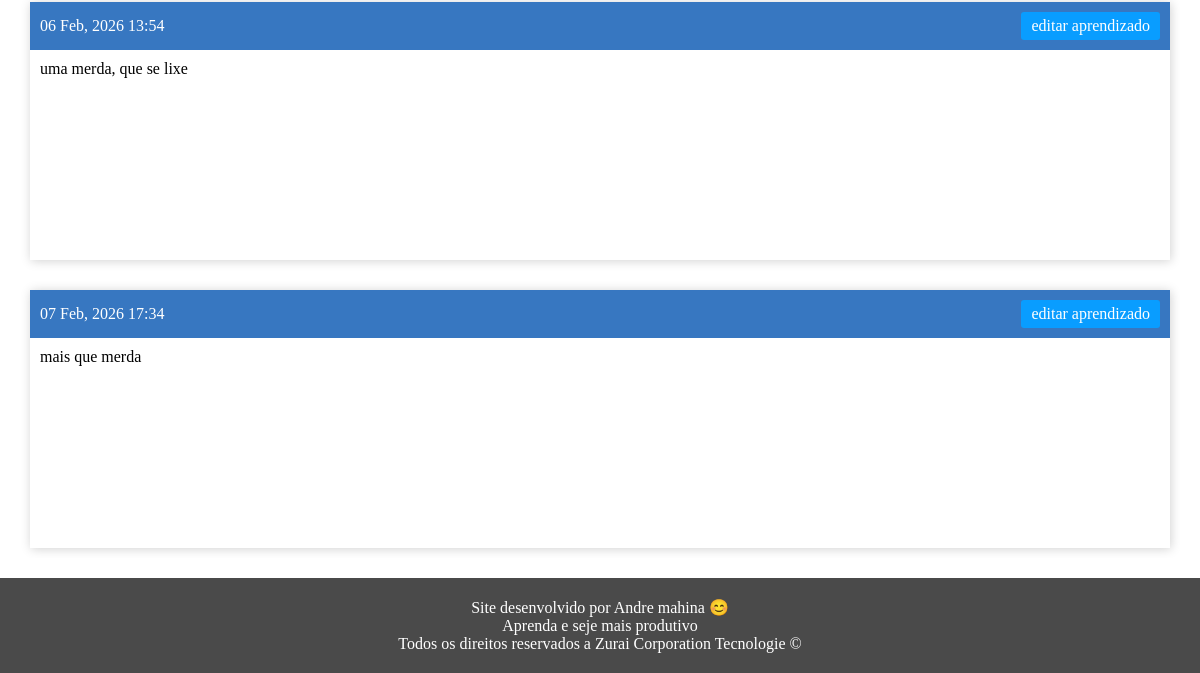
/assunto/1/ (signed in, lower part), run on an earlier commit of the app's database.
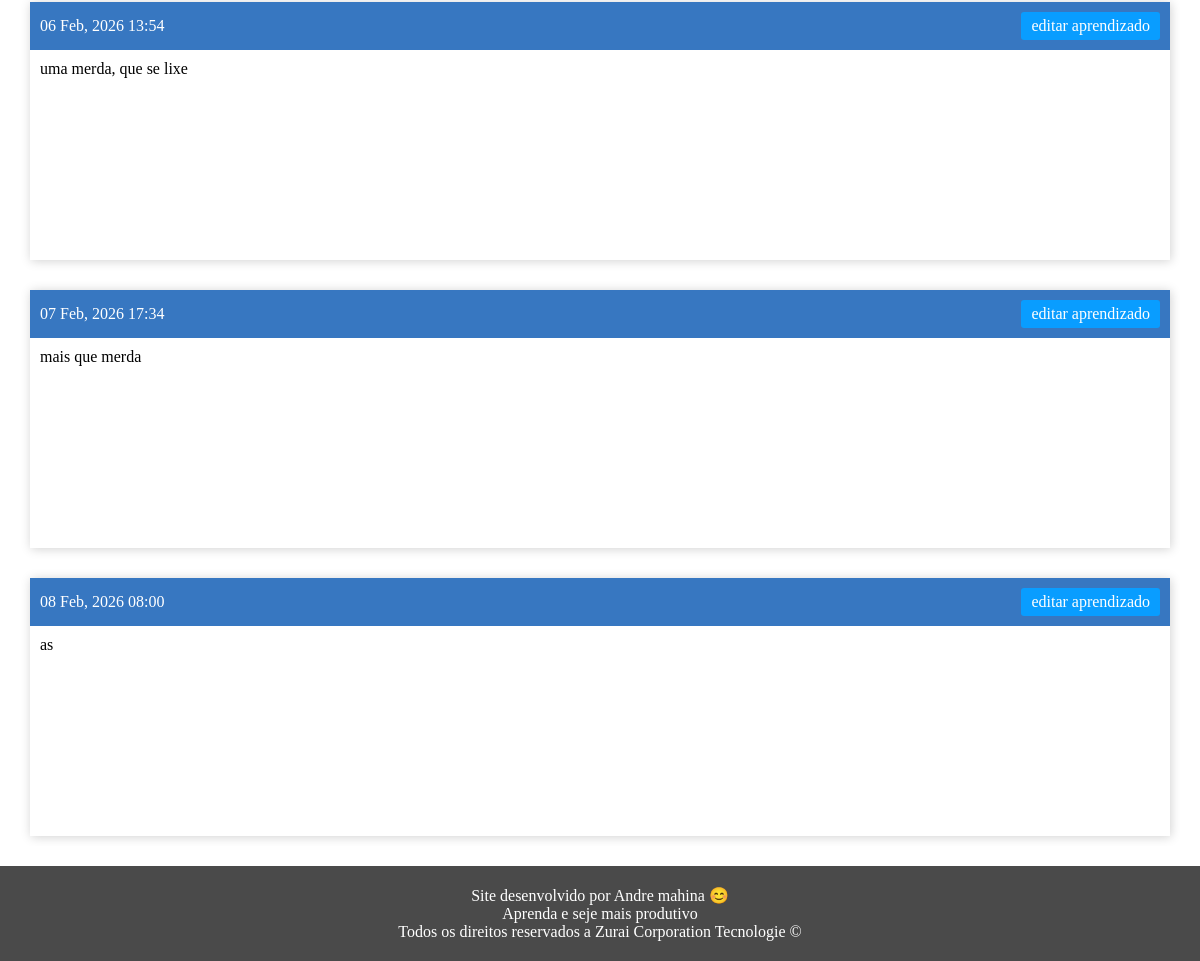
And on a later commit of the database.
### learning_logs/models.py (models this page shows, shortened)
class Aprendizado(models.Model):
    assunto = models.ForeignKey(Assunto, on_delete=models.CASCADE)
    aprendizado = models.TextField()
    data = models.DateTimeField(auto_now_add=True)
    class Meta:
        verbose_name_plural = 'aprendizados'

### learning_logs/views.py (the view)
# urls.py: path('assunto/<int:assunto_id>/', views.assunto, name='assunto'),
@login_required
def assunto(request, assunto_id):
    assunto = Assunto.objects.get(id=assunto_id)
    if assunto.usuario != request.user:
        raise Http404
    aprendizados = assunto.aprendizado_set.order_by('data')
    dados = { 'assunto' : assunto, 'aprendizados' : aprendizados }
    return render(request, 'learning_logs/assunto.html', dados)

### learning_logs/models.py (called while the page is built)
    def __str__(self):
        return self.assunto

### learning_logs/templates/learning_logs/assunto.html (shortened to what this page needs)
{% extends 'learning_logs/base.html' %}
{% block conteudo %}
    <div class="assunto">
        <div class="assuntoContainer">
            {% for aprendizado in aprendizados %}
                <div class="assunto2">
                    <aside>
                        <p>{{ aprendizado.data|date:'d M, Y H:i'}}</p>
                        <a href="{% url 'editar_aprendizado' aprendizado.id %}">editar aprendizado</a>
                    </aside>
                    <article>
                        <p style="text-align: justify;">{{ aprendizado.aprendizado }}</p>
                    </article>
                </div>
            {% empty %}
                <li>
                    Nenhum aprendizado relativo a este assunto foi adicionado no momento ☹️
                </li>
            {% endfor %}
        </div>
    </div>
{% endblock %}

What changed in the data, as far as the page shows it:
added Aprendizado: data "08 Feb, 2026 08:00", aprendizado "as"
